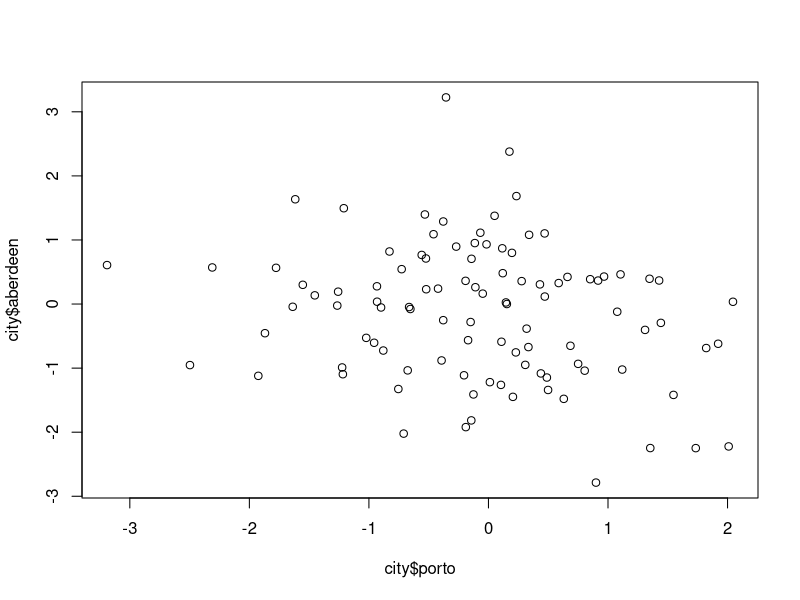
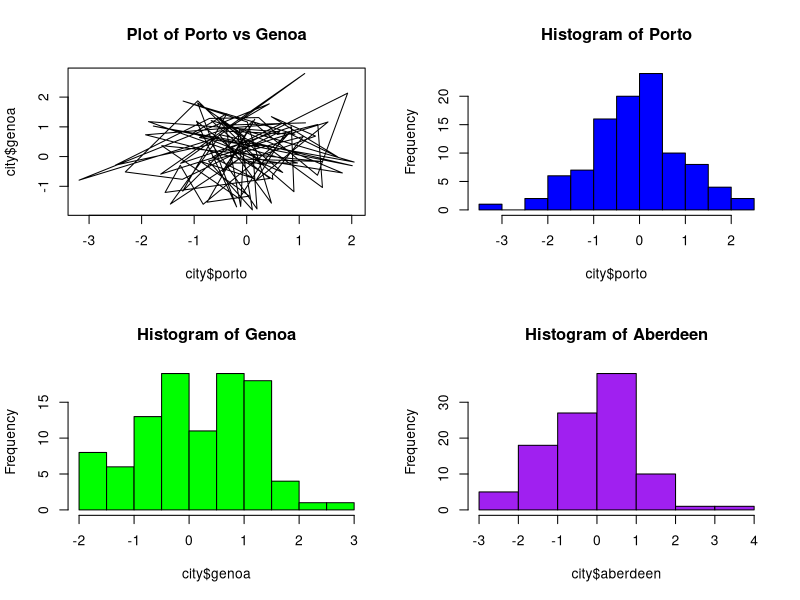
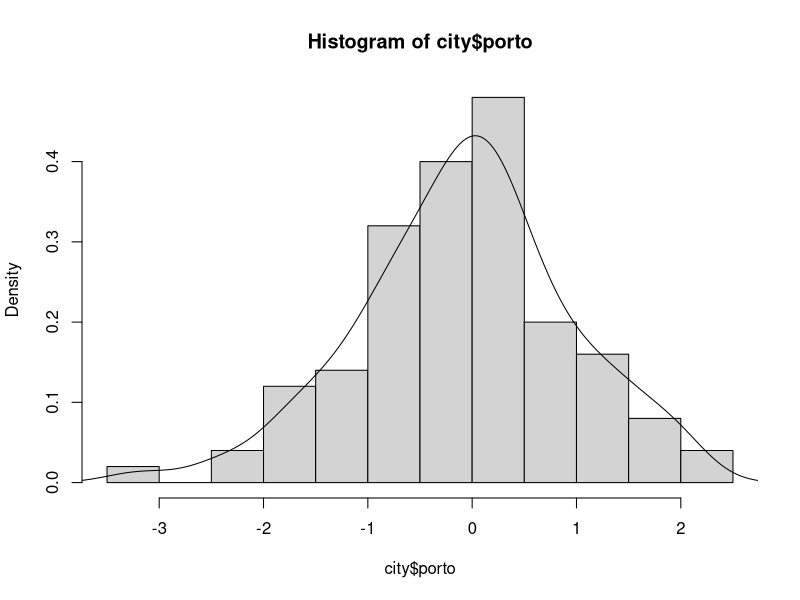
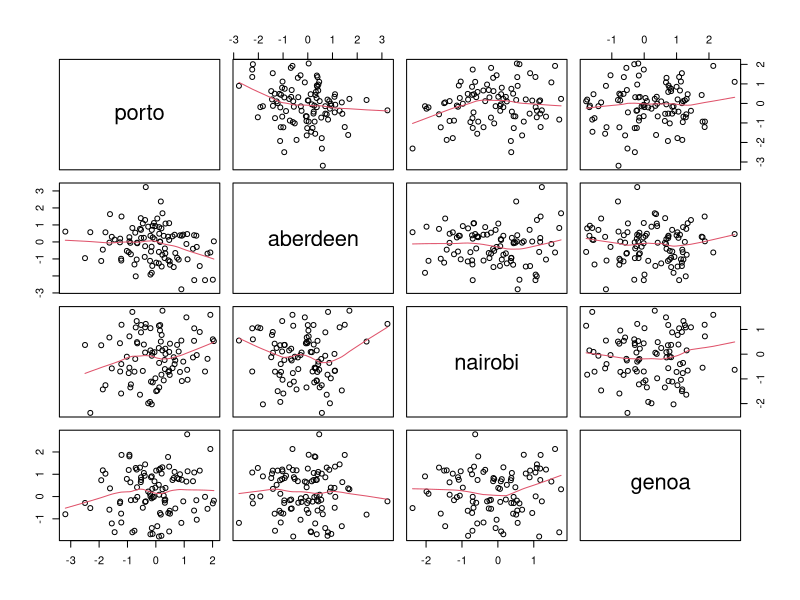

Recreate these plots in R, in order.
###
# discussion work 
###

# plots can be created in both base R and with ggplot (but ggplot will allow you to
# make much more detailed plots than base R)

# generate data table of different city information
city <- data.frame(
  porto = rnorm(100),
  aberdeen = rnorm(100),
  nairobi = c(rep(NA, 10), rnorm(90)),
  genoa = rnorm(100)
)

# create a scatter plot that plots two cities against each other
plot(city$porto, city$aberdeen)

# use par and mfrow to plot 4 graphs within one screen
# can use main to rename the title of the plot
# can use col to choose the color of the plot
# comment following line out if you want just one plot again
par(mfrow = c(2, 2))
plot(city$porto, city$genoa, type = "l", main = "Plot of Porto vs Genoa")
hist(city$porto, col = "blue", main = "Histogram of Porto")
hist(city$genoa, col = "green", main = "Histogram of Genoa")
hist(city$aberdeen, col = "purple", main = "Histogram of Aberdeen")

par(mfrow = c(1,1))
hist(city$porto, freq = F) # need to set freq = F for correct density line 
lines(density(city$porto))

# use pairs() to create a multi-panel scatter plot with plot of all combo of vars
png(filename = "city_pair_plot.png")
pairs(city, panel = panel.smooth)

###
# homework
###

# box plots

# facets in ggplot

# legends in ggplot